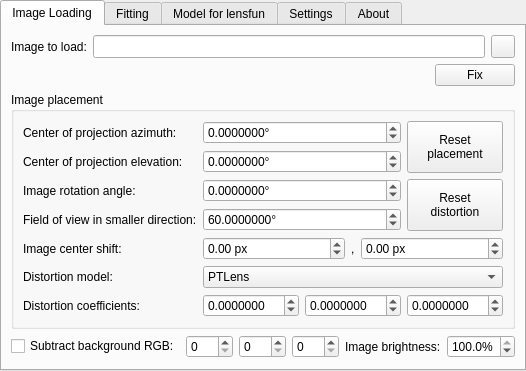
<?xml version="1.0" encoding="UTF-8"?>
<ui version="4.0">
 <class>LDEDialog</class>
 <widget class="QWidget" name="LDEDialog">
  <property name="geometry">
   <rect>
    <x>0</x>
    <y>0</y>
    <width>300</width>
    <height>300</height>
   </rect>
  </property>
  <property name="windowTitle">
   <string>Lens Distortion Estimator</string>
  </property>
  <layout class="QVBoxLayout" name="verticalLayout_2">
   <property name="spacing">
    <number>0</number>
   </property>
   <property name="leftMargin">
    <number>0</number>
   </property>
   <property name="topMargin">
    <number>0</number>
   </property>
   <property name="rightMargin">
    <number>0</number>
   </property>
   <property name="bottomMargin">
    <number>0</number>
   </property>
   <item>
    <widget class="TitleBar" name="titleBar">
     <property name="title" stdset="0">
      <string>Lens Distortion Estimator</string>
     </property>
    </widget>
   </item>
   <item>
    <widget class="QTabWidget" name="tabs">
     <property name="currentIndex">
      <number>0</number>
     </property>
     <property name="documentMode">
      <bool>false</bool>
     </property>
     <widget class="QWidget" name="imageLoadTab">
      <attribute name="title">
       <string>Image Loading</string>
      </attribute>
      <layout class="QGridLayout" name="gridLayout">
       <item row="5" column="0">
        <spacer name="verticalSpacer_2">
         <property name="orientation">
          <enum>Qt::Vertical</enum>
         </property>
         <property name="sizeHint" stdset="0">
          <size>
           <width>20</width>
           <height>40</height>
          </size>
         </property>
        </spacer>
       </item>
       <item row="3" column="0">
        <widget class="QGroupBox" name="groupBox">
         <property name="title">
          <string>Image placement</string>
         </property>
         <layout class="QGridLayout" name="gridLayout_2">
          <item row="6" column="0">
           <widget class="QLabel" name="label_7">
            <property name="text">
             <string>Distortion model:</string>
            </property>
           </widget>
          </item>
          <item row="5" column="1" colspan="3">
           <layout class="QHBoxLayout" name="horizontalLayout_2">
            <item>
             <widget class="QDoubleSpinBox" name="imageCenterShiftX">
              <property name="suffix">
               <string> px</string>
              </property>
              <property name="minimum">
               <double>-500.000000000000000</double>
              </property>
              <property name="maximum">
               <double>500.000000000000000</double>
              </property>
              <property name="value">
               <double>0.000000000000000</double>
              </property>
             </widget>
            </item>
            <item>
             <widget class="QLabel" name="label_8">
              <property name="sizePolicy">
               <sizepolicy hsizetype="Fixed" vsizetype="Preferred">
                <horstretch>0</horstretch>
                <verstretch>0</verstretch>
               </sizepolicy>
              </property>
              <property name="text">
               <string>,</string>
              </property>
             </widget>
            </item>
            <item>
             <widget class="QDoubleSpinBox" name="imageCenterShiftY">
              <property name="suffix">
               <string> px</string>
              </property>
              <property name="minimum">
               <double>-500.000000000000000</double>
              </property>
              <property name="maximum">
               <double>500.000000000000000</double>
              </property>
              <property name="value">
               <double>0.000000000000000</double>
              </property>
             </widget>
            </item>
           </layout>
          </item>
          <item row="0" column="1" colspan="2">
           <widget class="QDoubleSpinBox" name="projectionCenterAzimuth">
            <property name="suffix">
             <string notr="true">°</string>
            </property>
            <property name="decimals">
             <number>7</number>
            </property>
            <property name="minimum">
             <double>-360.000000000000000</double>
            </property>
            <property name="maximum">
             <double>360.000000000000000</double>
            </property>
            <property name="singleStep">
             <double>0.100000000000000</double>
            </property>
           </widget>
          </item>
          <item row="4" column="0">
           <widget class="QLabel" name="label_4">
            <property name="text">
             <string>Field of view in smaller direction:</string>
            </property>
            <property name="buddy">
             <cstring>imageSmallerSideFoV</cstring>
            </property>
           </widget>
          </item>
          <item row="4" column="1" colspan="2">
           <widget class="QDoubleSpinBox" name="imageSmallerSideFoV">
            <property name="suffix">
             <string notr="true">°</string>
            </property>
            <property name="decimals">
             <number>7</number>
            </property>
            <property name="minimum">
             <double>0.001000000000000</double>
            </property>
            <property name="maximum">
             <double>179.000000000000000</double>
            </property>
            <property name="value">
             <double>60.000000000000000</double>
            </property>
           </widget>
          </item>
          <item row="3" column="0">
           <widget class="QLabel" name="label_3">
            <property name="text">
             <string>Image rotation angle:</string>
            </property>
            <property name="buddy">
             <cstring>imageFieldRotation</cstring>
            </property>
           </widget>
          </item>
          <item row="3" column="1" colspan="2">
           <widget class="QDoubleSpinBox" name="imageFieldRotation">
            <property name="suffix">
             <string notr="true">°</string>
            </property>
            <property name="decimals">
             <number>7</number>
            </property>
            <property name="minimum">
             <double>-360.000000000000000</double>
            </property>
            <property name="maximum">
             <double>360.000000000000000</double>
            </property>
            <property name="singleStep">
             <double>0.100000000000000</double>
            </property>
           </widget>
          </item>
          <item row="1" column="0">
           <widget class="QLabel" name="label_2">
            <property name="text">
             <string>Center of projection elevation:</string>
            </property>
            <property name="buddy">
             <cstring>projectionCenterElevation</cstring>
            </property>
           </widget>
          </item>
          <item row="6" column="1" colspan="3">
           <widget class="QComboBox" name="distortionModelCB">
            <property name="currentIndex">
             <number>2</number>
            </property>
            <item>
             <property name="text">
              <string>3rd order polynomial</string>
             </property>
            </item>
            <item>
             <property name="text">
              <string>5th order polynomial</string>
             </property>
            </item>
            <item>
             <property name="text">
              <string>PTLens</string>
             </property>
            </item>
           </widget>
          </item>
          <item row="5" column="0">
           <widget class="QLabel" name="label_5">
            <property name="text">
             <string>Image center shift:</string>
            </property>
           </widget>
          </item>
          <item row="0" column="0">
           <widget class="QLabel" name="label">
            <property name="text">
             <string>Center of projection azimuth:</string>
            </property>
            <property name="buddy">
             <cstring>projectionCenterAzimuth</cstring>
            </property>
           </widget>
          </item>
          <item row="7" column="2">
           <widget class="QDoubleSpinBox" name="distortionTerm2">
            <property name="decimals">
             <number>7</number>
            </property>
            <property name="minimum">
             <double>-0.100000000000000</double>
            </property>
            <property name="maximum">
             <double>0.100000000000000</double>
            </property>
            <property name="singleStep">
             <double>0.001000000000000</double>
            </property>
           </widget>
          </item>
          <item row="7" column="0">
           <widget class="QLabel" name="label_9">
            <property name="text">
             <string>Distortion coefficients:</string>
            </property>
           </widget>
          </item>
          <item row="1" column="1" colspan="2">
           <widget class="QDoubleSpinBox" name="projectionCenterElevation">
            <property name="suffix">
             <string notr="true">°</string>
            </property>
            <property name="decimals">
             <number>7</number>
            </property>
            <property name="minimum">
             <double>-90.000000000000000</double>
            </property>
            <property name="maximum">
             <double>90.000000000000000</double>
            </property>
            <property name="singleStep">
             <double>0.100000000000000</double>
            </property>
           </widget>
          </item>
          <item row="7" column="1">
           <widget class="QDoubleSpinBox" name="distortionTerm1">
            <property name="decimals">
             <number>7</number>
            </property>
            <property name="minimum">
             <double>-0.100000000000000</double>
            </property>
            <property name="maximum">
             <double>0.100000000000000</double>
            </property>
            <property name="singleStep">
             <double>0.001000000000000</double>
            </property>
           </widget>
          </item>
          <item row="7" column="3">
           <widget class="QDoubleSpinBox" name="distortionTerm3">
            <property name="decimals">
             <number>7</number>
            </property>
            <property name="minimum">
             <double>-0.100000000000000</double>
            </property>
            <property name="maximum">
             <double>0.100000000000000</double>
            </property>
            <property name="singleStep">
             <double>0.001000000000000</double>
            </property>
           </widget>
          </item>
          <item row="0" column="3" rowspan="2">
           <widget class="QPushButton" name="resetPlacementBtn">
            <property name="sizePolicy">
             <sizepolicy hsizetype="Minimum" vsizetype="Minimum">
              <horstretch>0</horstretch>
              <verstretch>0</verstretch>
             </sizepolicy>
            </property>
            <property name="text">
             <string>Reset
placement</string>
            </property>
           </widget>
          </item>
          <item row="3" column="3" rowspan="2">
           <widget class="QPushButton" name="resetDistortionBtn">
            <property name="sizePolicy">
             <sizepolicy hsizetype="Minimum" vsizetype="Minimum">
              <horstretch>0</horstretch>
              <verstretch>0</verstretch>
             </sizepolicy>
            </property>
            <property name="text">
             <string>Reset
distortion</string>
            </property>
           </widget>
          </item>
         </layout>
        </widget>
       </item>
       <item row="0" column="0">
        <layout class="QHBoxLayout" name="horizontalLayout">
         <item>
          <widget class="QLabel" name="label_6">
           <property name="text">
            <string>Image to load:</string>
           </property>
          </widget>
         </item>
         <item>
          <widget class="QLineEdit" name="imageFilePath">
           <property name="sizePolicy">
            <sizepolicy hsizetype="Expanding" vsizetype="Minimum">
             <horstretch>0</horstretch>
             <verstretch>0</verstretch>
            </sizepolicy>
           </property>
          </widget>
         </item>
         <item>
          <widget class="QToolButton" name="imageBrowseBtn">
           <property name="toolTip">
            <string>Browse for an image...</string>
           </property>
           <property name="text">
            <string/>
           </property>
           <property name="icon">
            <iconset>
             <normaloff>:/graphicGui/uibtFolder.png</normaloff>
             <disabledoff>:/graphicGui/uibtFolder-disabled.png</disabledoff>:/graphicGui/uibtFolder.png</iconset>
           </property>
          </widget>
         </item>
        </layout>
       </item>
       <item row="1" column="0">
        <layout class="QHBoxLayout" name="horizontalLayout_3">
         <item>
          <widget class="QLabel" name="warnings">
           <property name="sizePolicy">
            <sizepolicy hsizetype="Expanding" vsizetype="Preferred">
             <horstretch>0</horstretch>
             <verstretch>0</verstretch>
            </sizepolicy>
           </property>
           <property name="text">
            <string/>
           </property>
           <property name="wordWrap">
            <bool>true</bool>
           </property>
           <property name="textInteractionFlags">
            <set>Qt::LinksAccessibleByMouse|Qt::TextSelectableByKeyboard|Qt::TextSelectableByMouse</set>
           </property>
          </widget>
         </item>
         <item>
          <widget class="QPushButton" name="fixWarningBtn">
           <property name="text">
            <string>Fix</string>
           </property>
          </widget>
         </item>
        </layout>
       </item>
       <item row="4" column="0">
        <layout class="QHBoxLayout" name="horizontalLayout_4">
         <item>
          <widget class="QCheckBox" name="subtractBG">
           <property name="text">
            <string>Subtract background RGB:</string>
           </property>
          </widget>
         </item>
         <item>
          <widget class="QSpinBox" name="bgRed">
           <property name="minimum">
            <number>0</number>
           </property>
           <property name="maximum">
            <number>255</number>
           </property>
          </widget>
         </item>
         <item>
          <widget class="QSpinBox" name="bgGreen">
           <property name="minimum">
            <number>0</number>
           </property>
           <property name="maximum">
            <number>255</number>
           </property>
          </widget>
         </item>
         <item>
          <widget class="QSpinBox" name="bgBlue">
           <property name="minimum">
            <number>0</number>
           </property>
           <property name="maximum">
            <number>255</number>
           </property>
          </widget>
         </item>
         <item>
          <spacer name="horizontalSpacer">
           <property name="orientation">
            <enum>Qt::Horizontal</enum>
           </property>
           <property name="sizeHint" stdset="0">
            <size>
             <width>40</width>
             <height>20</height>
            </size>
           </property>
          </spacer>
         </item>
         <item>
          <widget class="QLabel" name="label_14">
           <property name="text">
            <string>Image brightness:</string>
           </property>
          </widget>
         </item>
         <item>
          <widget class="QDoubleSpinBox" name="imageBrightness">
           <property name="suffix">
            <string notr="true">%</string>
           </property>
           <property name="decimals">
            <number>1</number>
           </property>
           <property name="maximum">
            <double>100.000000000000000</double>
           </property>
           <property name="value">
            <double>100.000000000000000</double>
           </property>
          </widget>
         </item>
        </layout>
       </item>
      </layout>
     </widget>
     <widget class="QWidget" name="fittingTab">
      <attribute name="title">
       <string>Fitting</string>
      </attribute>
      <layout class="QVBoxLayout" name="verticalLayout_4" stretch="0,1">
       <item>
        <layout class="QGridLayout" name="gridLayout_4">
         <item row="0" column="0">
          <widget class="QPushButton" name="repositionBtn">
           <property name="enabled">
            <bool>false</bool>
           </property>
           <property name="text">
            <string>Reposition image by first two points</string>
           </property>
          </widget>
         </item>
         <item row="1" column="0">
          <widget class="QPushButton" name="pickImagePointBtn">
           <property name="text">
            <string>Pick an image point for selected object...</string>
           </property>
           <property name="checkable">
            <bool>true</bool>
           </property>
          </widget>
         </item>
         <item row="0" column="1" rowspan="2">
          <widget class="QPushButton" name="optimizeBtn">
           <property name="enabled">
            <bool>false</bool>
           </property>
           <property name="sizePolicy">
            <sizepolicy hsizetype="Minimum" vsizetype="Minimum">
             <horstretch>0</horstretch>
             <verstretch>0</verstretch>
            </sizepolicy>
           </property>
           <property name="text">
            <string>Optimize</string>
           </property>
          </widget>
         </item>
        </layout>
       </item>
       <item>
        <widget class="QSplitter" name="listChartSplitter">
         <property name="orientation">
          <enum>Qt::Horizontal</enum>
         </property>
         <widget class="QWidget" name="layoutWidget">
          <layout class="QGridLayout" name="gridLayout_3">
           <item row="0" column="0" colspan="2">
            <widget class="QTreeWidget" name="imagePointsPicked">
             <property name="sizePolicy">
              <sizepolicy hsizetype="Preferred" vsizetype="Preferred">
               <horstretch>0</horstretch>
               <verstretch>0</verstretch>
              </sizepolicy>
             </property>
             <property name="dragEnabled">
              <bool>true</bool>
             </property>
             <property name="dragDropMode">
              <enum>QAbstractItemView::InternalMove</enum>
             </property>
             <property name="defaultDropAction">
              <enum>Qt::MoveAction</enum>
             </property>
             <column>
              <property name="text">
               <string notr="true">Object</string>
              </property>
             </column>
             <column>
              <property name="text">
               <string>x, px</string>
              </property>
             </column>
             <column>
              <property name="text">
               <string>y, px</string>
              </property>
             </column>
            </widget>
           </item>
           <item row="2" column="0">
            <widget class="QPushButton" name="importPointsBtn">
             <property name="text">
              <string>Import list...</string>
             </property>
            </widget>
           </item>
           <item row="1" column="0" colspan="2">
            <widget class="QPushButton" name="removePointBtn">
             <property name="enabled">
              <bool>false</bool>
             </property>
             <property name="text">
              <string>Remove point</string>
             </property>
            </widget>
           </item>
           <item row="2" column="1">
            <widget class="QPushButton" name="exportPointsBtn">
             <property name="enabled">
              <bool>false</bool>
             </property>
             <property name="text">
              <string>Export list...</string>
             </property>
            </widget>
           </item>
          </layout>
         </widget>
         <widget class="QChartView" name="errorsChartView">
          <property name="sizePolicy">
           <sizepolicy hsizetype="Expanding" vsizetype="Expanding">
            <horstretch>0</horstretch>
            <verstretch>0</verstretch>
           </sizepolicy>
          </property>
         </widget>
        </widget>
       </item>
      </layout>
     </widget>
     <widget class="QWidget" name="lensfunModelTab">
      <attribute name="title">
       <string>Model for lensfun</string>
      </attribute>
      <layout class="QGridLayout" name="gridLayout_5">
       <item row="6" column="0" colspan="3">
        <widget class="QTextEdit" name="lensfunModelXML">
         <property name="readOnly">
          <bool>true</bool>
         </property>
         <property name="acceptRichText">
          <bool>false</bool>
         </property>
        </widget>
       </item>
       <item row="3" column="2">
        <widget class="QDoubleSpinBox" name="lensFocalLength">
         <property name="suffix">
          <string> mm</string>
         </property>
         <property name="minimum">
          <double>1.000000000000000</double>
         </property>
         <property name="maximum">
          <double>9999.000000000000000</double>
         </property>
         <property name="singleStep">
          <double>0.100000000000000</double>
         </property>
         <property name="value">
          <double>45.000000000000000</double>
         </property>
        </widget>
       </item>
       <item row="0" column="0">
        <widget class="QLabel" name="label_12">
         <property name="text">
          <string>Make:</string>
         </property>
        </widget>
       </item>
       <item row="2" column="0">
        <widget class="QLabel" name="label_15">
         <property name="toolTip">
          <string/>
         </property>
         <property name="text">
          <string>Mount:</string>
         </property>
        </widget>
       </item>
       <item row="3" column="0">
        <widget class="QLabel" name="label_16">
         <property name="text">
          <string>Focal length:</string>
         </property>
        </widget>
       </item>
       <item row="5" column="0" colspan="3">
        <widget class="QPushButton" name="generateLensfunModelBtn">
         <property name="enabled">
          <bool>false</bool>
         </property>
         <property name="text">
          <string>Generate</string>
         </property>
        </widget>
       </item>
       <item row="1" column="0">
        <widget class="QLabel" name="label_13">
         <property name="text">
          <string>Model:</string>
         </property>
        </widget>
       </item>
       <item row="1" column="2">
        <widget class="QLineEdit" name="lensModel"/>
       </item>
       <item row="2" column="2">
        <widget class="QLineEdit" name="lensMount"/>
       </item>
       <item row="0" column="2">
        <widget class="QLineEdit" name="lensMake"/>
       </item>
      </layout>
     </widget>
     <widget class="QWidget" name="settingsTab">
      <attribute name="title">
       <string>Settings</string>
      </attribute>
      <layout class="QVBoxLayout" name="verticalLayout">
       <item>
        <widget class="QGroupBox" name="imageEnabled">
         <property name="title">
          <string>Show image</string>
         </property>
         <property name="flat">
          <bool>true</bool>
         </property>
         <property name="checkable">
          <bool>true</bool>
         </property>
         <layout class="QGridLayout" name="gridLayout_6">
          <item row="2" column="2">
           <widget class="ColorButton" name="imageAxesColor">
            <property name="text">
             <string/>
            </property>
           </widget>
          </item>
          <item row="0" column="1">
           <spacer name="horizontalSpacer_2">
            <property name="orientation">
             <enum>Qt::Horizontal</enum>
            </property>
            <property name="sizeHint" stdset="0">
             <size>
              <width>40</width>
              <height>20</height>
             </size>
            </property>
           </spacer>
          </item>
          <item row="0" column="3">
           <widget class="QLabel" name="label_10">
            <property name="text">
             <string>normal</string>
            </property>
           </widget>
          </item>
          <item row="3" column="1">
           <spacer name="verticalSpacer">
            <property name="orientation">
             <enum>Qt::Vertical</enum>
            </property>
            <property name="sizeHint" stdset="0">
             <size>
              <width>20</width>
              <height>40</height>
             </size>
            </property>
           </spacer>
          </item>
          <item row="2" column="0">
           <widget class="QCheckBox" name="imageAxesEnabled">
            <property name="text">
             <string>Mark image axes</string>
            </property>
           </widget>
          </item>
          <item row="0" column="5">
           <widget class="QLabel" name="label_11">
            <property name="text">
             <string>selected</string>
            </property>
           </widget>
          </item>
          <item row="0" column="0">
           <widget class="QCheckBox" name="markPickedPoints">
            <property name="text">
             <string>Mark picked points</string>
            </property>
           </widget>
          </item>
          <item row="0" column="4">
           <widget class="ColorButton" name="selectedPointMarkerColor">
            <property name="text">
             <string/>
            </property>
           </widget>
          </item>
          <item row="0" column="2">
           <widget class="ColorButton" name="pointMarkerColor">
            <property name="text">
             <string/>
            </property>
           </widget>
          </item>
          <item row="1" column="0">
           <widget class="QCheckBox" name="markProjectionCenter">
            <property name="text">
             <string>Mark center of projection</string>
            </property>
           </widget>
          </item>
          <item row="1" column="2">
           <widget class="ColorButton" name="projectionCenterMarkerColor">
            <property name="text">
             <string/>
            </property>
           </widget>
          </item>
         </layout>
        </widget>
       </item>
       <item>
        <widget class="QPushButton" name="restoreDefaultsBtn">
         <property name="text">
          <string>Restore defaults</string>
         </property>
        </widget>
       </item>
      </layout>
     </widget>
     <widget class="QWidget" name="aboutTab">
      <attribute name="title">
       <string comment="tab in plugin windows">About</string>
      </attribute>
      <layout class="QVBoxLayout" name="verticalLayout_11">
       <property name="spacing">
        <number>9</number>
       </property>
       <item>
        <widget class="QTextBrowser" name="about">
         <property name="openExternalLinks">
          <bool>true</bool>
         </property>
         <property name="openLinks">
          <bool>true</bool>
         </property>
        </widget>
       </item>
      </layout>
     </widget>
    </widget>
   </item>
  </layout>
 </widget>
 <customwidgets>
  <customwidget>
   <class>TitleBar</class>
   <extends>QFrame</extends>
   <header>Dialog.hpp</header>
   <container>1</container>
  </customwidget>
  <customwidget>
   <class>ColorButton</class>
   <extends>QToolButton</extends>
   <header>gui/ColorButton.hpp</header>
  </customwidget>
  <customwidget>
   <class>QChartView</class>
   <extends>QGraphicsView</extends>
   <header location="global">QChartView</header>
  </customwidget>
 </customwidgets>
 <tabstops>
  <tabstop>tabs</tabstop>
  <tabstop>imageFilePath</tabstop>
  <tabstop>imageBrowseBtn</tabstop>
  <tabstop>fixWarningBtn</tabstop>
  <tabstop>projectionCenterAzimuth</tabstop>
  <tabstop>projectionCenterElevation</tabstop>
  <tabstop>imageFieldRotation</tabstop>
  <tabstop>imageSmallerSideFoV</tabstop>
  <tabstop>imageCenterShiftX</tabstop>
  <tabstop>imageCenterShiftY</tabstop>
  <tabstop>distortionModelCB</tabstop>
  <tabstop>distortionTerm1</tabstop>
  <tabstop>distortionTerm2</tabstop>
  <tabstop>distortionTerm3</tabstop>
  <tabstop>subtractBG</tabstop>
  <tabstop>bgRed</tabstop>
  <tabstop>bgGreen</tabstop>
  <tabstop>bgBlue</tabstop>
  <tabstop>imageBrightness</tabstop>
  <tabstop>repositionBtn</tabstop>
  <tabstop>optimizeBtn</tabstop>
  <tabstop>pickImagePointBtn</tabstop>
  <tabstop>imagePointsPicked</tabstop>
  <tabstop>removePointBtn</tabstop>
  <tabstop>importPointsBtn</tabstop>
  <tabstop>exportPointsBtn</tabstop>
  <tabstop>errorsChartView</tabstop>
  <tabstop>imageEnabled</tabstop>
  <tabstop>markPickedPoints</tabstop>
  <tabstop>pointMarkerColor</tabstop>
  <tabstop>selectedPointMarkerColor</tabstop>
  <tabstop>markProjectionCenter</tabstop>
  <tabstop>projectionCenterMarkerColor</tabstop>
  <tabstop>imageAxesEnabled</tabstop>
  <tabstop>imageAxesColor</tabstop>
  <tabstop>restoreDefaultsBtn</tabstop>
  <tabstop>about</tabstop>
  <tabstop>lensMake</tabstop>
  <tabstop>lensModel</tabstop>
  <tabstop>lensMount</tabstop>
  <tabstop>lensFocalLength</tabstop>
  <tabstop>generateLensfunModelBtn</tabstop>
  <tabstop>lensfunModelXML</tabstop>
 </tabstops>
 <resources/>
 <connections/>
</ui>
